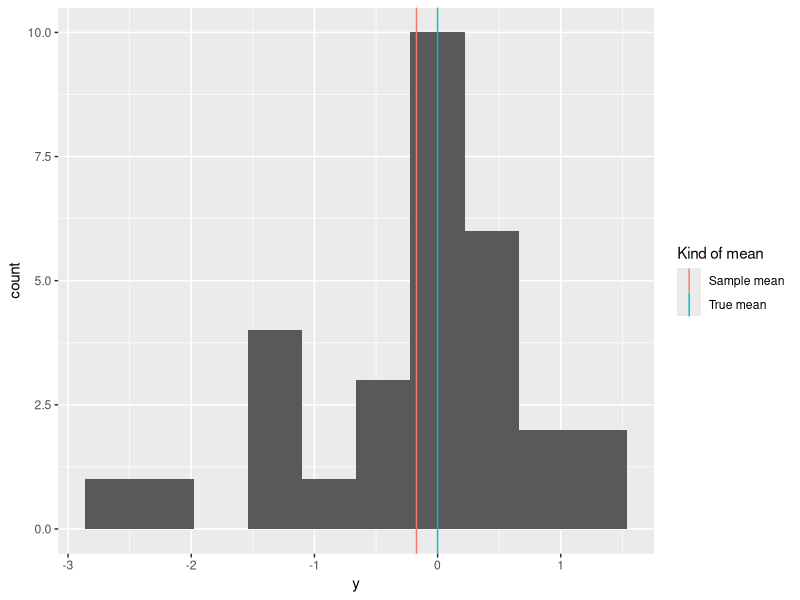
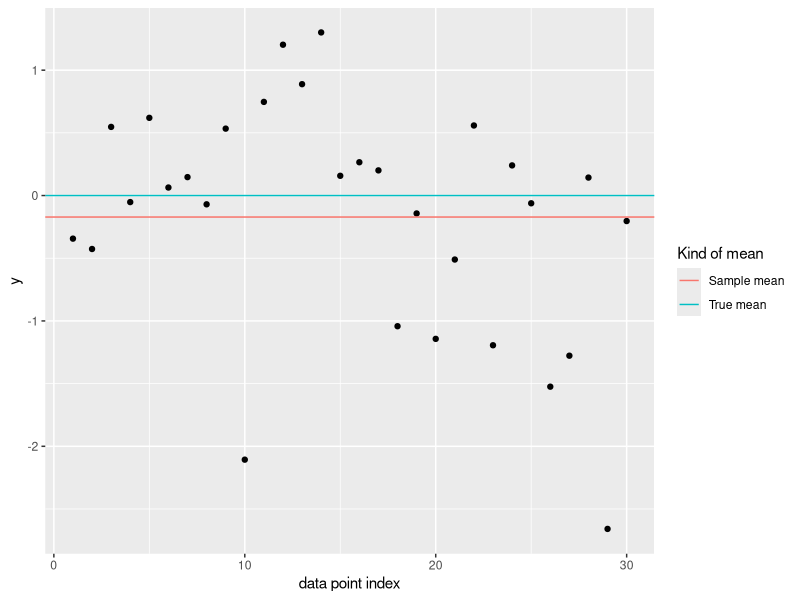
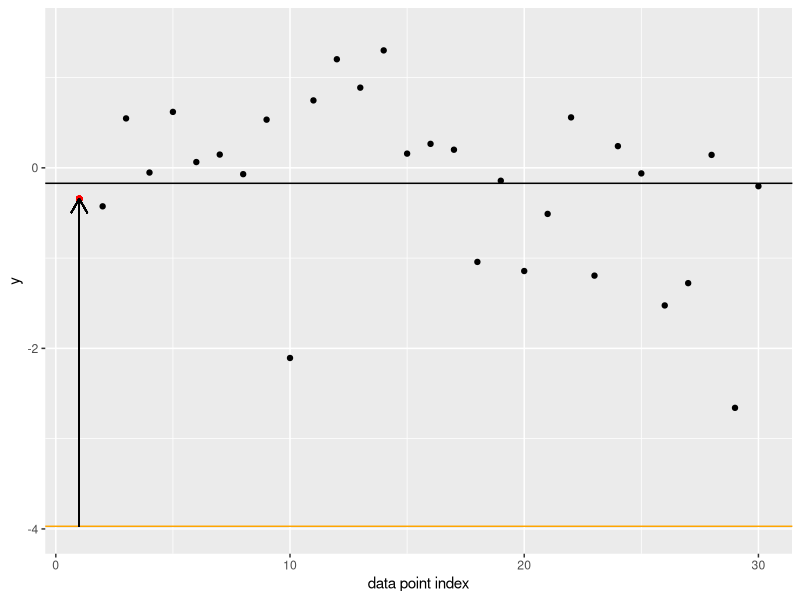

Source code (R) for these figures, in order:
## ---- chunk 1
#| warning: false
#| message: false
library(tidyverse)

set.seed(128230565)
n <- 30
normal_df <- tibble(`data point index` = 1:n,
                    y = rnorm(n, mean = 0, sd = 1))

means_df <- tibble(the_mean = c(0, mean(normal_df$y)),
                   "Kind of mean" = c("True mean", "Sample mean"))
  
ggplot(data = normal_df, aes(x = y)) +
  geom_histogram(bins = 10) +
  geom_vline(data = means_df, aes(xintercept = the_mean, color = `Kind of mean`))
## ---- chunk 2
ggplot(data = normal_df, aes(x = `data point index`, y = y)) +
  geom_point() +
  geom_hline(data = means_df, aes(yintercept = the_mean, color = `Kind of mean`))
## ---- chunk 3
# generate a random initial guess about the mean
set.seed(873917234)
current_guess_at_mean <- rnorm(1, sd = 3)

# pick a random data point
ipick <- sample(1:nrow(normal_df), 1)

# flag it as a current point of interest (even if it is not an interesting point)
normal_df <- 
  normal_df %>%
  mutate(`Is Point of Interest` = factor(1:n() == ipick, levels = c(TRUE, FALSE)))

ggplot(data = normal_df, aes(x = `data point index`, y = y)) +
  geom_hline(aes(yintercept = mean(.data$y)), color = "black") +
  geom_hline(yintercept = current_guess_at_mean, color = "orange") +
  geom_point() +
  geom_point(aes(x = .data[['data point index']][ipick], y = .data[['y']][ipick]), color = "red") +
  geom_segment(aes(x = .data[["data point index"]][ipick], y = current_guess_at_mean,
                   xend = .data[["data point index"]][ipick], yend = .data[['y']][ipick]),  arrow = arrow(length = unit(0.03, "npc"))) +
  ylim(-4, 1.5)
## ---- chunk 4
library(ggplot2)
library(gganimate)

ggplot(mtcars, aes(factor(cyl), mpg)) + 
  geom_boxplot() + 
  # Here comes the gganimate code
  transition_states(
    gear,
    transition_length = 2,
    state_length = 1
  ) +
  enter_fade() + 
  exit_shrink() +
  ease_aes('sine-in-out')
